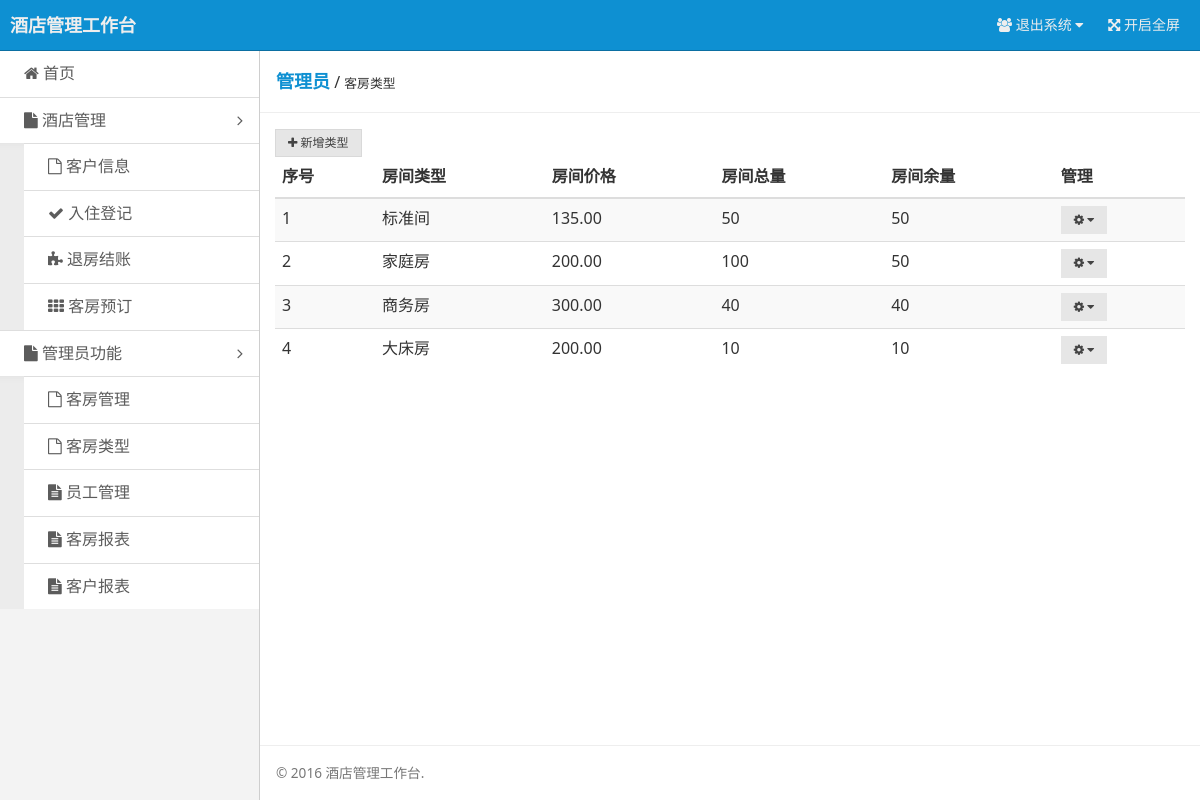
The app's page /type.php (signed in), older data.
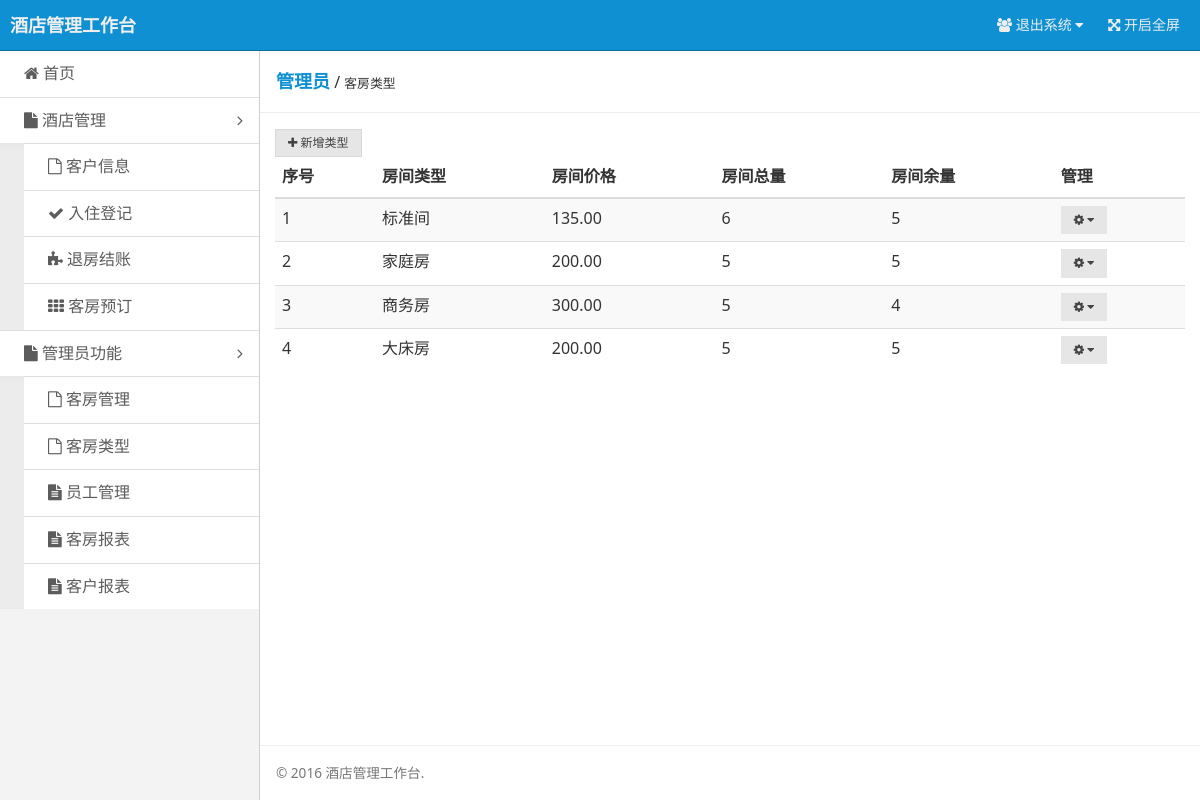
The same page, newer data.
### tables this page shows
CREATE TABLE `t_room_type` (
  `id` int(6) NOT NULL AUTO_INCREMENT,
  `room_type` varchar(20) DEFAULT NULL,
  `price` decimal(9,2) DEFAULT NULL,
  `quantity` int(6) DEFAULT NULL,
  `remain` int(6) DEFAULT NULL,
  `is_delete` int(6) unsigned zerofill DEFAULT NULL,
  `description` varchar(200) DEFAULT NULL,
  `img` varchar(100) DEFAULT NULL,
  PRIMARY KEY (`id`)
);

### type.php (called while the page is built, shortened)
<?php
require_once('common/EasyMySQLi.inc.php');
$types = $mysql->queryAllRows('SELECT * FROM t_room_type WHERE is_delete = 0 ORDER BY `id` ASC');
include('template/layout.php');

### common/EasyMySQLi.inc.php (called while the page is built, shortened)
<?php
class EasyMySQLi extends mysqli {
    private $_stmt;
    private $debug = false;
    private $exceptions = true;
    private $_res;
    private $arraytype = EMYSQLI_BIND_ASSOC;
    private function getRefs(&$src) {
        $r = array();
        foreach ($src as $k => $garbage) $r[$k] = &$src[$k];
        return $r;
    }
    private function _execute($args) {
        $this->_stmt = $this->stmt_init();
        if (count($args) > 1) {
            if ($this->debug) {
                print "Source-Array:\n";
                print_r($args);
            }
            $this->_stmt->prepare($args[0]);
            if ($this->_stmt->errno > 0) {
                if ($this->exceptions) throw new MySQLiException('MySQLi-Statement-Error '.$this->_stmt->errno.': '.$this->_stmt->error);
                else return null;
            }
            $params = array(0 => '');
            foreach ($args as $k => $v) {
                if ($k == 0) continue;
                if (is_double($v) || is_float($v)) {
                    if ($this->debug) print "$k identified as being a FLOAT or DOUBLE\n";
                    $params[0] .= 'd';
                    $cv = doubleval($v);
                } else if (is_int($v) || is_long($v)) {
                    if ($this->debug) print "$k identified as being a INT or LONG\n";
                    $params[0] .= 'i';
                    $cv = intval($v);
                } else if (is_string($v)) {
                    if ($this->debug) print "$k identified as being a sexy STRING\n";
                    $params[0] .= 's';
                    $cv = strval($v);
                } else {
                    if ($this->debug) print "$k identified as being a BINARY (BLOB)\n";
                    $params[0] .= 'b';
                    $cv = $v;
                }
                $params[] = $cv;
            }
            if ($this->debug) {
                print "Bind-Array:\n";
                print_r($params);
            }
            call_user_func_array(array($this->_stmt, 'bind_param'), $this->getRefs($params));
        } else {
            $this->_stmt->prepare($args[0]);
        }
        $success = ($this->_stmt->execute() ? true : false);
        if (!$success) {
            if ($this->exceptions) throw new MySQLiQueryException($args[0], $this->_stmt);
            else return null;
        }
        else $this->_res = $this->_stmt->store_result();
        return $success;
    }
    private function _bindRes ($type=false, $limit=false) {
        if (!$type) $type = $this->arraytype;
        $this->_res = array();
        $raw = array();
        if (($type & EMYSQLI_BIND_ASSOC) == EMYSQLI_BIND_ASSOC) {
            $fields = $this->_stmt->result_metadata()->fetch_fields();
            $cnt = count($fields);
        } else {
            $cnt = $this->_stmt->field_count;
        }
        for ($i=0 ; $i<$cnt ; $i++) {
            $raw[] = null;
        }
        call_user_func_array(array($this->_stmt, 'bind_result'), $this->getRefs($raw));
        while ($this->_stmt->fetch()) {
            $tmp = array();
            if (($type & EMYSQLI_BIND_ASSOC) == EMYSQLI_BIND_ASSOC) {
                foreach ($raw as $id => $val) {
                    $tmp[$fields[$id]->name] = $val;
                }
            }
            $this->_res[] = $tmp;
        }
    }
    public function queryAllRows($query) {
        $res = $this->_execute(func_get_args());
        $this->_bindRes();
        return $this->_res;
    }
}
?>

### template/type.php (the view, shortened to what the changed rows need)
<div class="admin-content">
    <div class="admin-content-body">
        <div class="am-g">
            <div class="am-u-sm-12">
                <table class="am-table am-table-bd am-table-striped admin-content-table">
                    <thead>
                    <tr>
                        <th>序号</th><th>房间类型</th><th>房间价格</th><th>房间总量</th><th>房间余量</th><th>管理</th>
                    </tr>
                    </thead>
                    <tbody>
                    <?php
                    $i=0;
                    foreach ($types as $row) {
                        $i++;
                        echo <<<TR
                        <tr><td>{$i}</td><td>{$row['room_type']}</td><td>{$row['price']}</td><td>{$row['quantity']}</td><td>{$row['remain']}</td>
                        <td>
                            <div class="am-dropdown" data-am-dropdown>
                                <button class="am-btn am-btn-default am-btn-xs am-dropdown-toggle" data-am-dropdown-toggle><span class="am-icon-cog"></span> <span class="am-icon-caret-down"></span></button>
                                <ul class="am-dropdown-content">
                                    <li><a href="#" onclick="edit('{$row['room_type']}','{$row['price']}','{$row['quantity']}','{$row['remain']}','{$row['id']}','{$row['description']}')">1. 编辑</a></li>
                                    <li><a href="#" onclick=delOption('type.php','{$row['id']}')>2. 删除</a></li>
                                </ul>
                            </div>
                        </td>
                    </tr>
TR;
                    }
                    ?>
                    </tbody>
                </table>
            </div>
        </div>
    </div>
</div>

Row changes from the older to the newer data that the page shows:
changed t_room_type "标准间": quantity "50" → "6"; remain "50" → "5"
changed t_room_type "家庭房": quantity "100" → "5"; remain "50" → "5"
changed t_room_type "商务房": quantity "40" → "5"; remain "40" → "4"
changed t_room_type "大床房": quantity "10" → "5"; remain "10" → "5"
